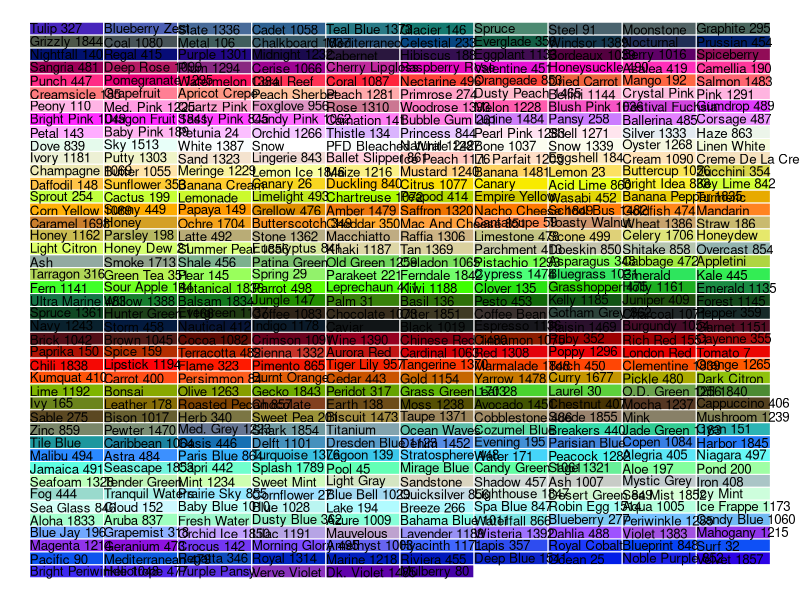

This chart was generated by the following R code:
# I want to design the quilt using available colors
# Need the hex codes for kona solids, and art gallery fabric solids

# Then I can also know what to order!

# play crafts palette builder: http://www.play-crafts.com/blog/palettebuilder2/
# They have .ase files - luckily I have an Adobe Illustrator license and can open it
# Hm. This site: https://carl.camera/sandbox/aseconvert/ can take .ase and convert to hex.
# Huge thanks to the authors who made the .ase files available!!


# Saved as csvs in "colors" directory

fabrics <- rbind(
  read.csv("colors/kona_365.csv"),
  read.csv("colors/art_gallery.csv")
)
# Useful post on this
# https://stackoverflow.com/questions/61193516/how-to-sort-colours-in-r

# Can convert to RGB, HSV, and add luminosity
fabrics <- cbind(fabrics, as.data.frame(colorspace::hex2RGB(fabrics$color)@coords))
fabrics$lum <- sqrt(0.241 * fabrics$R + 0.691 * fabrics$G + 0.068 * fabrics$B)
fabrics <- cbind(fabrics, as.data.frame(t(rgb2hsv(fabrics$R, fabrics$G, fabrics$B))))

# Ideally, want to select colors we have and then sort blues, reds, etc.
fabrics <- fabrics[order(fabrics$lum, fabrics$R),]

library(TSP)
rgb <- t(as.matrix(fabrics[,c("R","G","B")]))
tsp <- as.TSP(dist(t(rgb)))
sol <- solve_TSP(tsp, control = list(repetitions = 1e3))
ordered_cols <- fabrics[sol,]

# Save out this data.frame with all the information
saveRDS(ordered_cols, "annotated_fabric_colors.Rds")

# ggplot2::qplot(x = 1:426, y = 1, fill = fabrics$color, geom = 'col', width = 1) +
#   ggplot2::theme_void() + theme(legend.position = "none")

# to plot all the colors, lets do that...
# https://r-graph-gallery.com/42-colors-names.html

# No margin around chart
par(mar = c(0,0,0,0))
# Empty chart
plot(0, 0, type = "n", xlim = c(0, 1), ylim = c(0, 1), axes = FALSE, xlab = "", ylab = "")

# Settings
line <- 43
col <- 10

# Add color background
rect(
  rep((0:(col - 1) / col), line),
  sort(rep((0:(line - 1) / line), col), decreasing = T),
  rep((1:col / col), line) ,
  sort(rep((1:line / line), col), decreasing = T),
  border = "white" ,
  col = ordered_cols$color[seq(1, line * col)]
)

# Color names
text(rep((0:(col - 1) / col), line),
     sort(rep((0:(line - 1) / line), col), decreasing = T) + 0.01,
     ordered_cols$fabric_name[seq(1, line * col)],
     adj = 0,
     cex = 0.8)
